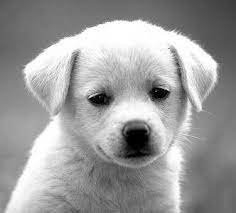
#> input picture Sem5/CV-LAB/210962040-Week5/resource/dog.jpg, 236 x 213 px
$ python 1_thresholding.py
#> lines starting #> are read from the running program, lines starting #| are printed output that depends on the picture; after the words box and inside, x2 and y2 are one past the last pixel; in counts of white or black regions, pixels touching at a corner belong together
import cv2
import numpy as np

img = cv2.imread("./resource/dog.jpg")
#> img is the input picture: shape (213, 236, 3); min 0, max 255, mean 155.7
cv2.imshow('Original Image', img)
image = cv2.cvtColor(img, cv2.COLOR_BGR2GRAY)

ret, thresh1 = cv2.threshold(img, 120, 255, cv2.THRESH_BINARY)
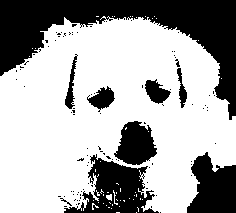
#> thresh1: shape (213, 236, 3); 66.3% white; 101 black regions (91 under 20 px), largest, box (x1, y1, x2, y2) and area: (0, 0, 236, 120) 9422, (64, 154, 159, 213) 2697, (187, 152, 236, 213) 2136
ret, thresh2 = cv2.threshold(img, 120, 255, cv2.THRESH_BINARY_INV)
ret, thresh3 = cv2.threshold(img, 120, 255, cv2.THRESH_TRUNC)
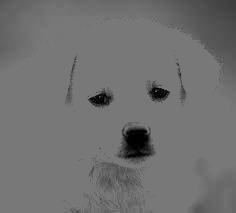
#> thresh3: shape (213, 236, 3); min 0, max 120, mean 112.4
ret, thresh4 = cv2.threshold(img, 120, 255, cv2.THRESH_TOZERO)
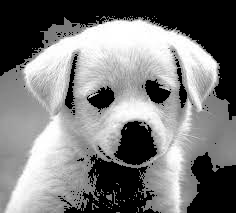
#> thresh4: shape (213, 236, 3); min 0, max 255, mean 122.9
ret, thresh5 = cv2.threshold(img, 120, 255, cv2.THRESH_TOZERO_INV)
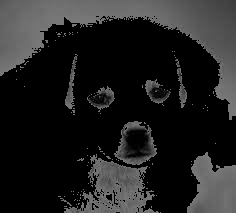
#> thresh5: shape (213, 236, 3); min 0, max 120, mean 32.8

cv2.imshow('Binary Threshold', thresh1)
cv2.imshow('Binary Threshold Inverted', thresh2)
cv2.imshow('Truncated Threshold', thresh3)
cv2.imshow('Set to 0', thresh4)
cv2.imshow('Set to 0 Inverted', thresh5)


cv2.waitKey(0)
cv2.destroyAllWindows()

$ run again, with Sem5/CV-LAB/210962040-Week5/resource/sharp.jpg copied over Sem5/CV-LAB/210962040-Week5/resource/dog.jpg
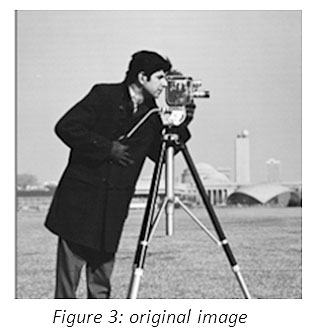
#> input picture Sem5/CV-LAB/210962040-Week5/resource/sharp.jpg, 318 x 335 px
#> img is the input picture: shape (335, 318, 3); min 0, max 255, mean 175.8
#> `ret, thresh1 = cv2.threshold(img, 120, 255, cv2.THRESH_BINARY)`:
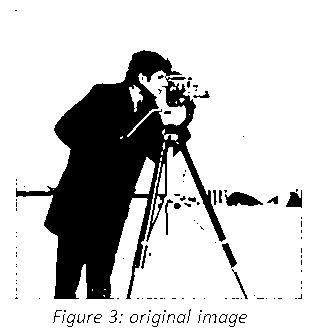
#> thresh1: shape (335, 318, 3); 79.4% white; 120 black regions (94 under 20 px), largest, box (x1, y1, x2, y2) and area: (16, 50, 226, 299) 20078, (225, 192, 263, 206) 345, (286, 190, 302, 208) 182
#> `ret, thresh5 = cv2.threshold(img, 120, 255, cv2.THRESH_TOZERO_INV)`:
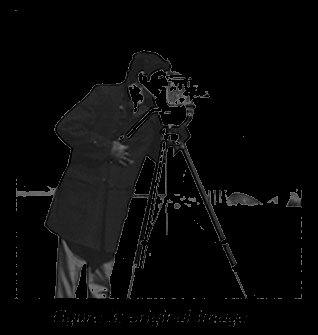
#> thresh5: shape (335, 318, 3); min 0, max 120, mean 9.2
